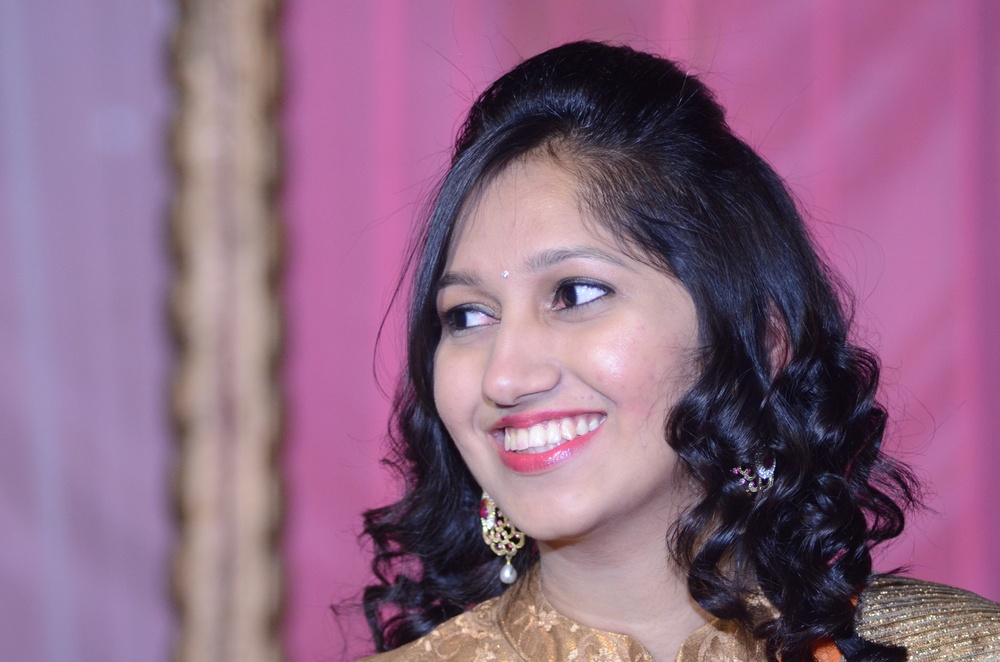
#> input picture sketcher/gudia.JPG, 1000 x 662 px, shrunk from 4928 x 3264 before the run
$ python adaptivethreshold.py
#> lines starting #> are read from the running program, lines starting #| are printed output that depends on the picture; after the words box and inside, x2 and y2 are one past the last pixel; in counts of white or black regions, pixels touching at a corner belong together
import cv2
import numpy as np
from matplotlib import pyplot as plt

i = cv2.imread('gudia.JPG',0);
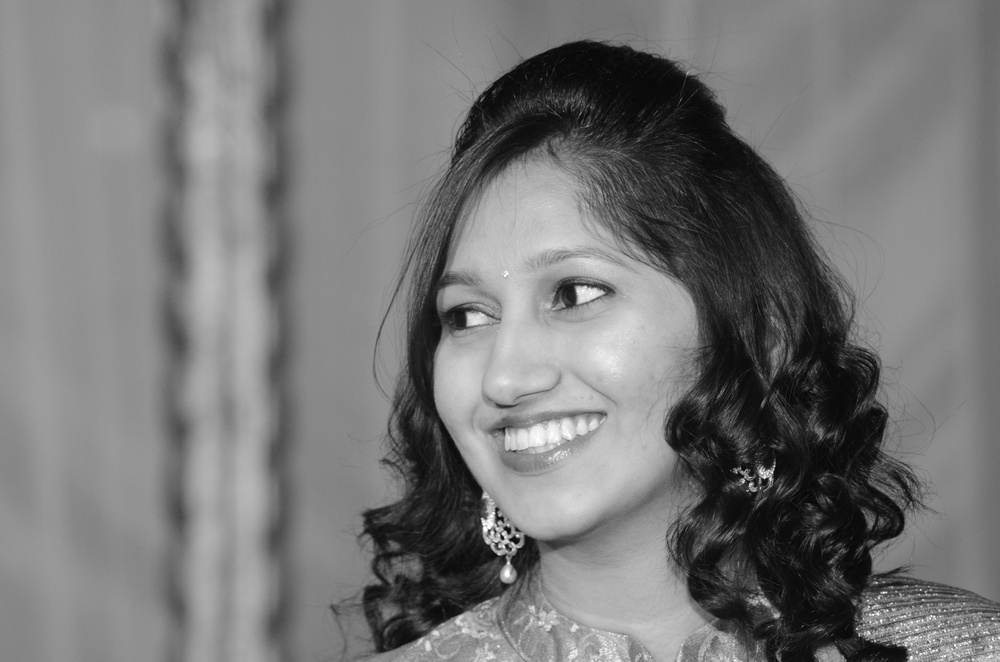
#> i: shape (662, 1000); min 4, max 255, mean 118.7

i = cv2.medianBlur(i,5);

ret,th1 = cv2.threshold(i,127,255,cv2.THRESH_BINARY);
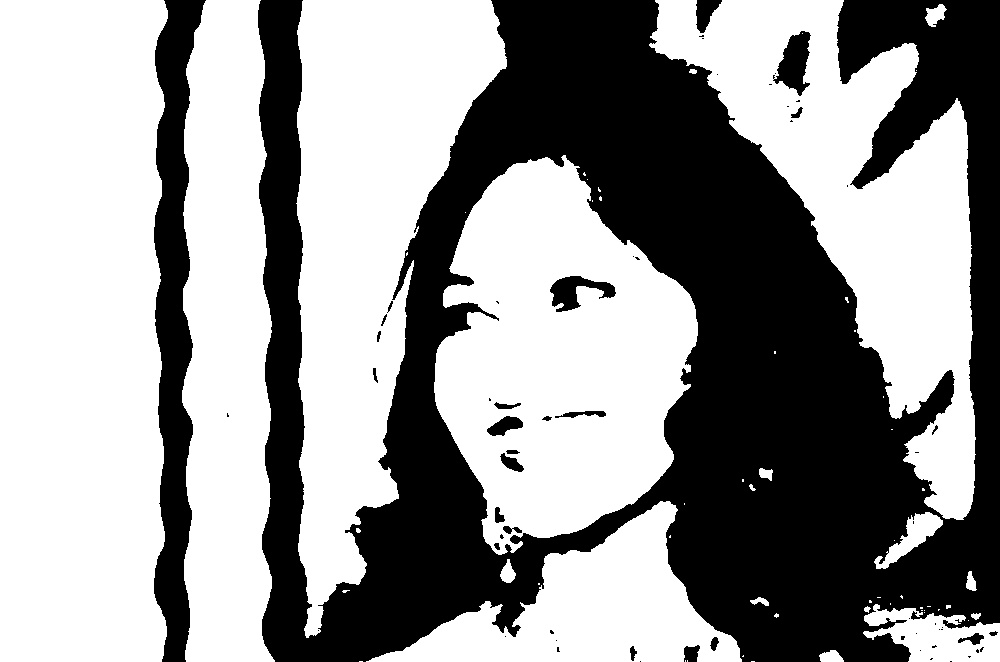
#> th1: shape (662, 1000); 59.3% white; 62 black regions (37 under 20 px), largest, box (x1, y1, x2, y2) and area: (258, 0, 1000, 662) 245416, (154, 0, 206, 662) 18818, (773, 31, 811, 96) 1377

th2 = cv2.adaptiveThreshold(i,255,cv2.ADAPTIVE_THRESH_MEAN_C,cv2.THRESH_BINARY,11,2);
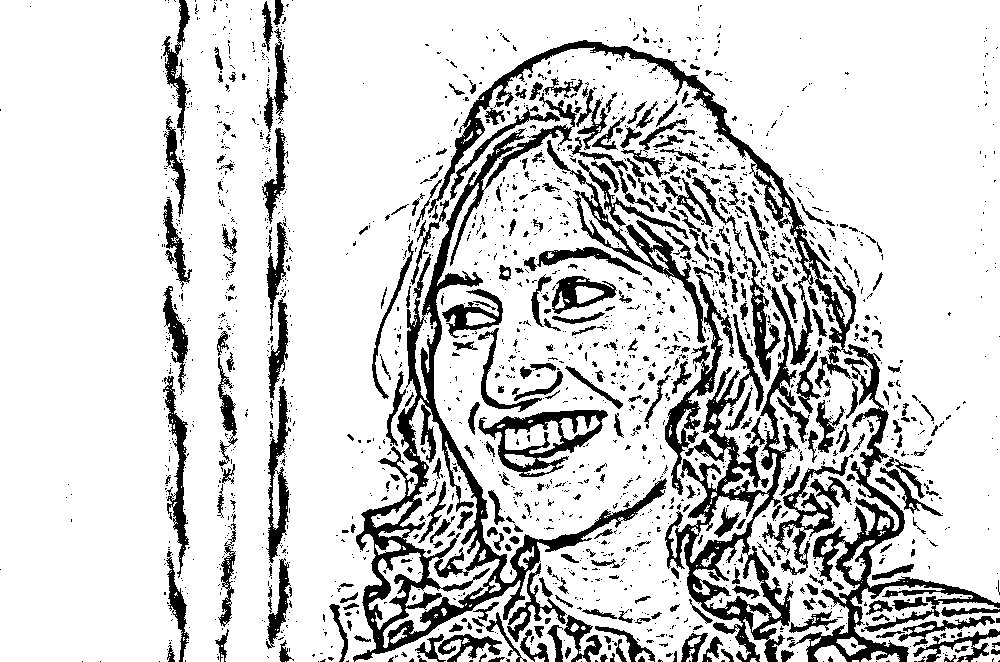
#> th2: shape (662, 1000); 82.2% white; 1988 black regions (1587 under 20 px), largest, box (x1, y1, x2, y2) and area: (428, 40, 856, 662) 19710, (353, 93, 667, 662) 18096, (787, 344, 1000, 662) 8441

th3 = cv2.adaptiveThreshold(i,255,cv2.ADAPTIVE_THRESH_GAUSSIAN_C,cv2.THRESH_BINARY,11,2);
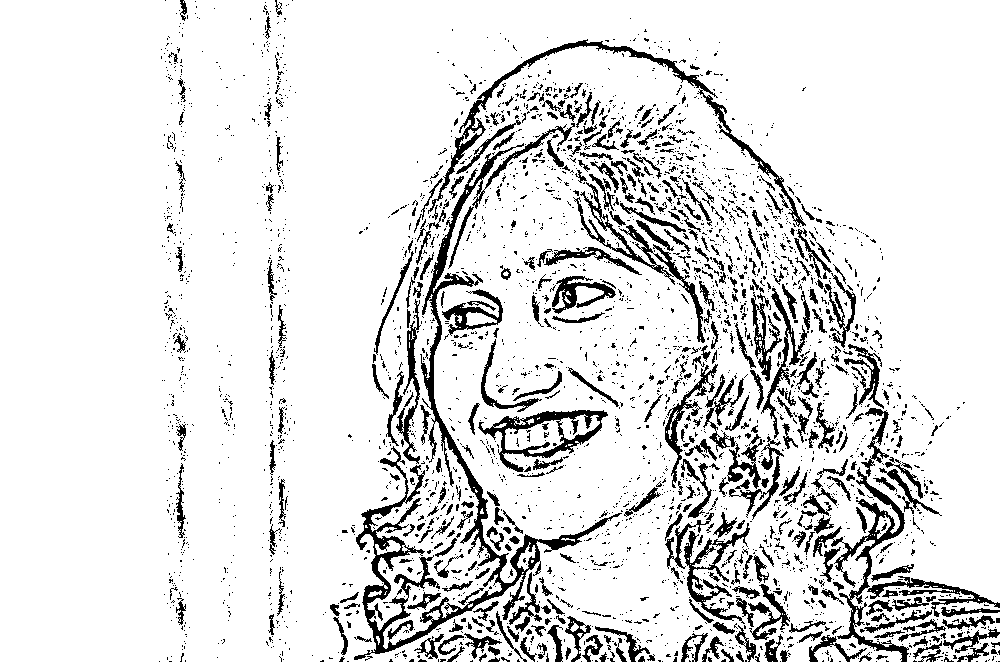
#> th3: shape (662, 1000); 88.1% white; 3336 black regions (2866 under 20 px), largest, box (x1, y1, x2, y2) and area: (354, 123, 622, 660) 10453, (428, 39, 806, 227) 3171, (813, 467, 909, 662) 2730

titles = ['original','Global thresholdinng','Mean thresholding','Gaussian thresholding'];

images = [i, th1, th2, th3];

for j in xrange(4):
	plt.subplot(2,2,j+1);
	plt.imshow(images[j]);
	plt.title(titles[j]);
	plt.xticks([]);
	plt.yticks([]);

plt.show();

$ run again, with sketcher/DSC_5328.JPG copied over sketcher/gudia.JPG
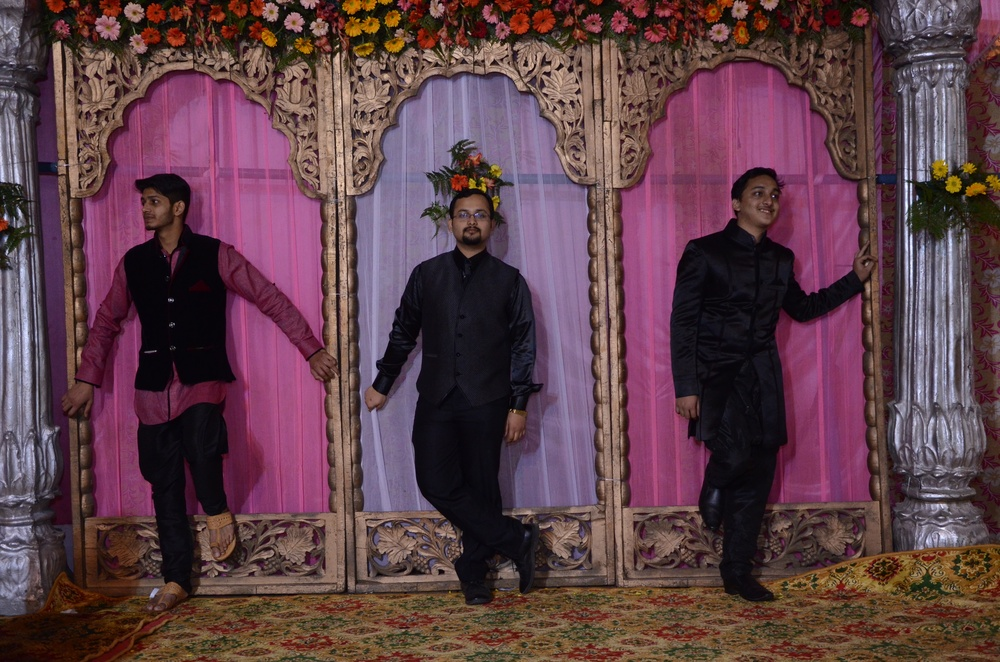
#> input picture sketcher/DSC_5328.JPG, 1000 x 662 px, shrunk from 4928 x 3264 before the run
#> `ret,th1 = cv2.threshold(i,127,255,cv2.THRESH_BINARY);`:
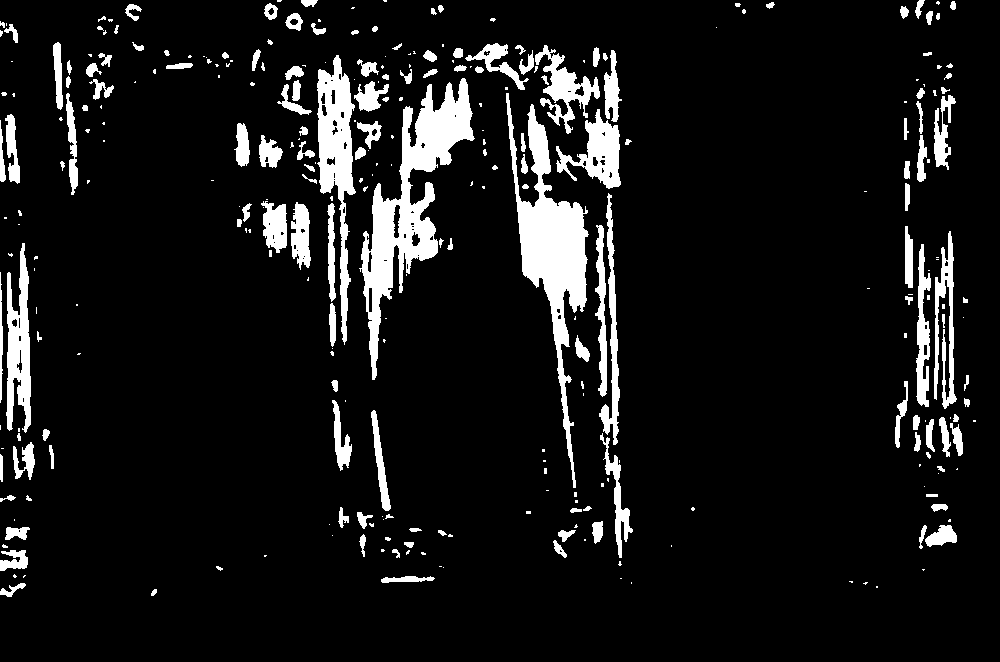
#> th1: shape (662, 1000); 9.1% white; 313 white regions (157 under 20 px), largest, box (x1, y1, x2, y2) and area: (359, 78, 475, 380) 9915, (506, 93, 589, 488) 8986, (317, 55, 356, 345) 4687
#> th2: shape (662, 1000); 61.8% white; 1934 black regions (1178 under 20 px), largest, box (x1, y1, x2, y2) and area: (0, 0, 689, 624) 75130, (670, 0, 1000, 602) 40751, (364, 82, 720, 609) 21131
#> `th3 = cv2.adaptiveThreshold(i,255,cv2.ADAPTIVE_THRESH_GAUSSIAN_C,cv2.T..`:
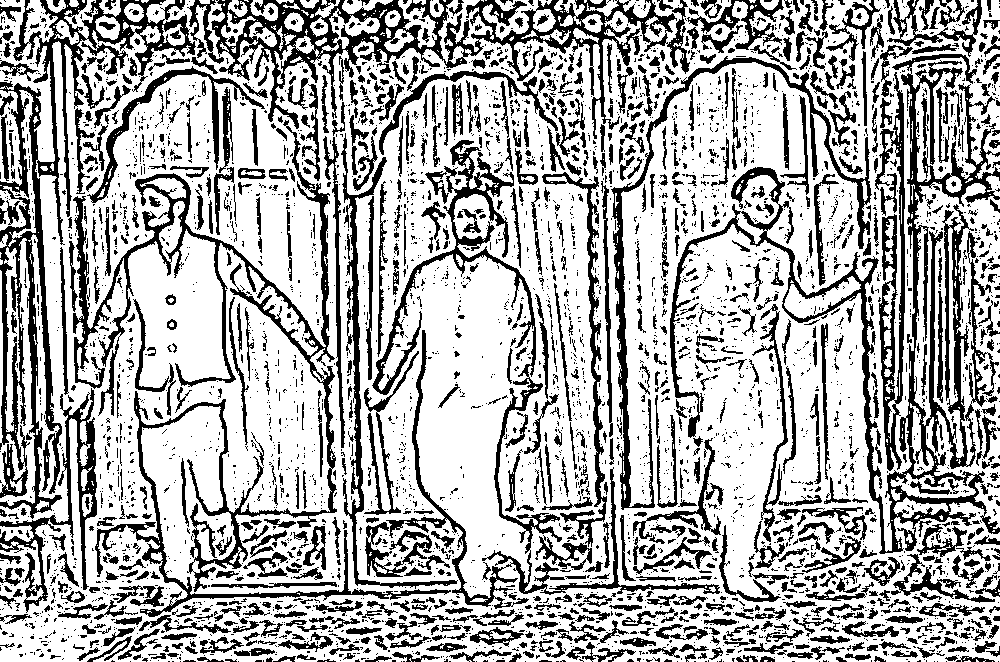
#> th3: shape (662, 1000); 68.8% white; 4226 black regions (3230 under 20 px), largest, box (x1, y1, x2, y2) and area: (670, 54, 1000, 554) 20132, (73, 120, 451, 617) 15604, (0, 0, 196, 519) 15307

$ run again, with sketcher/bros.JPG copied over sketcher/gudia.JPG
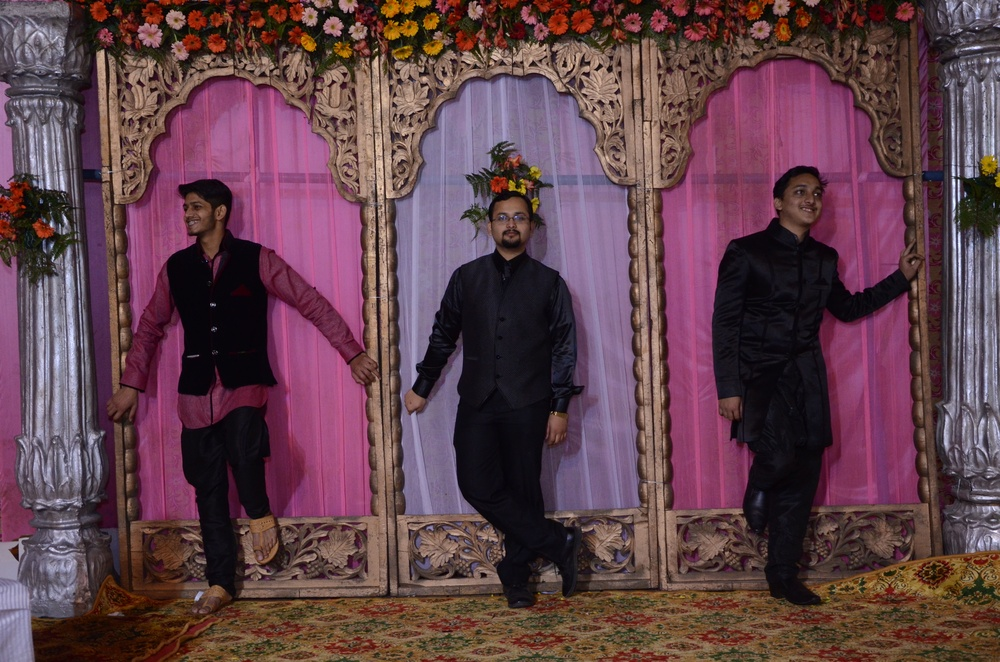
#> input picture sketcher/bros.JPG, 1000 x 662 px, shrunk from 4928 x 3264 before the run
#> `ret,th1 = cv2.threshold(i,127,255,cv2.THRESH_BINARY);`:
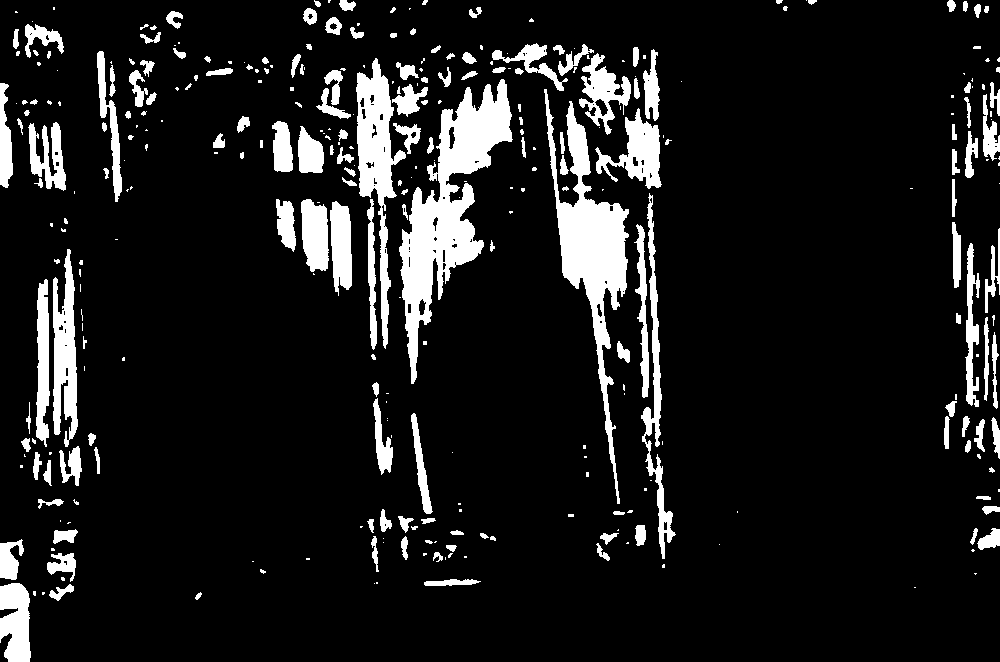
#> th1: shape (662, 1000); 11% white; 338 white regions (165 under 20 px), largest, box (x1, y1, x2, y2) and area: (399, 79, 513, 384) 11691, (544, 89, 629, 504) 9007, (356, 58, 406, 349) 4991
#> th2: shape (662, 1000); 62.1% white; 1966 black regions (1221 under 20 px), largest, box (x1, y1, x2, y2) and area: (0, 0, 918, 662) 112058, (712, 0, 1000, 617) 29096, (764, 305, 845, 606) 3648
#> `th3 = cv2.adaptiveThreshold(i,255,cv2.ADAPTIVE_THRESH_GAUSSIAN_C,cv2.T..`:
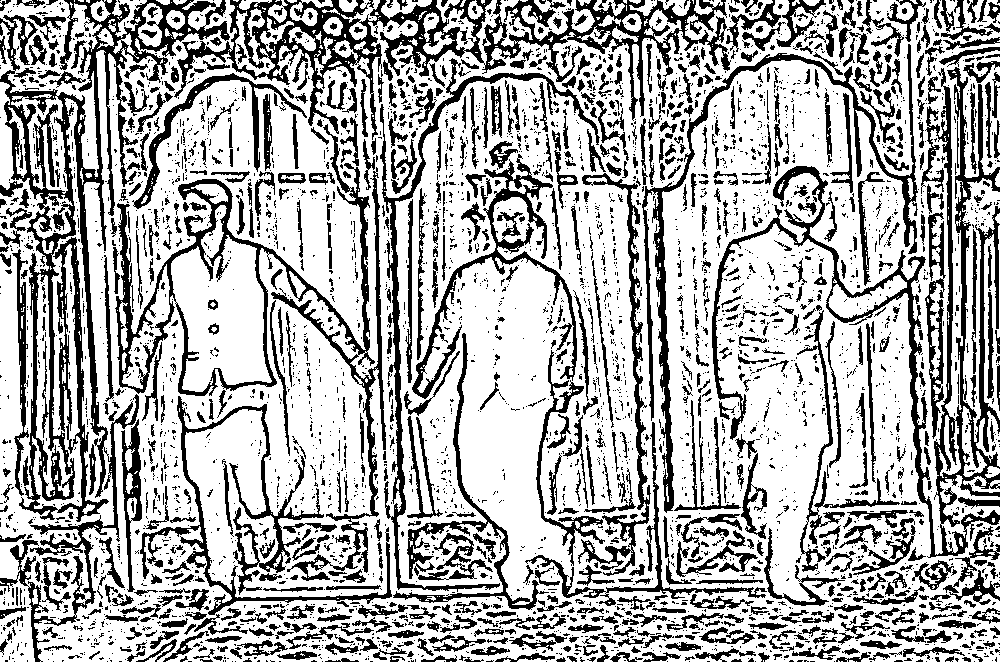
#> th3: shape (662, 1000); 69% white; 4149 black regions (3208 under 20 px), largest, box (x1, y1, x2, y2) and area: (0, 0, 230, 662) 24241, (174, 0, 731, 140) 16289, (712, 67, 1000, 558) 15473

$ run again, with sketcher/bros3.JPG copied over sketcher/gudia.JPG
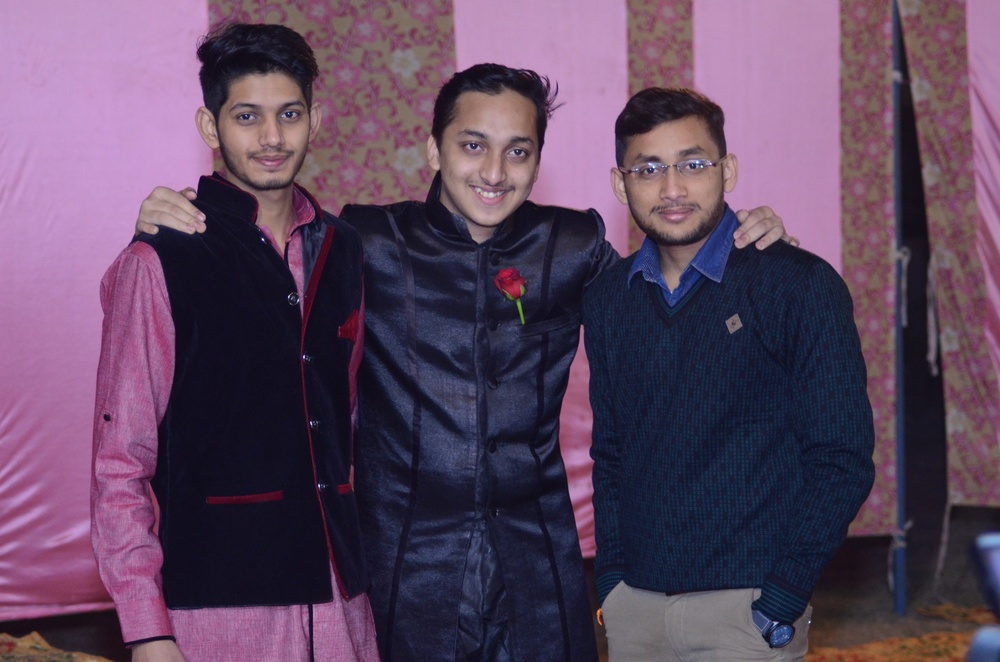
#> input picture sketcher/bros3.JPG, 1000 x 662 px, shrunk from 4928 x 3264 before the run
#> `ret,th1 = cv2.threshold(i,127,255,cv2.THRESH_BINARY);`:
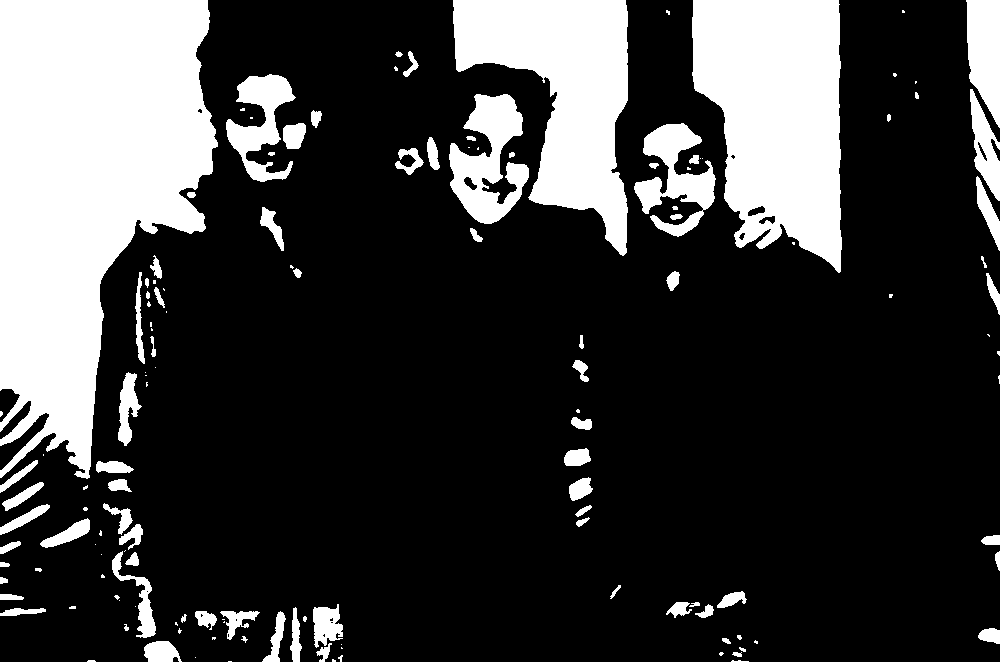
#> th1: shape (662, 1000); 23.8% white; 141 white regions (58 under 20 px), largest, box (x1, y1, x2, y2) and area: (0, 0, 218, 479) 68676, (692, 0, 842, 273) 30870, (453, 0, 628, 256) 23568
#> th2: shape (662, 1000); 73.9% white; 2459 black regions (1660 under 20 px), largest, box (x1, y1, x2, y2) and area: (0, 0, 948, 662) 60552, (475, 261, 620, 662) 8533, (839, 0, 890, 274) 4470
#> `th3 = cv2.adaptiveThreshold(i,255,cv2.ADAPTIVE_THRESH_GAUSSIAN_C,cv2.T..`:
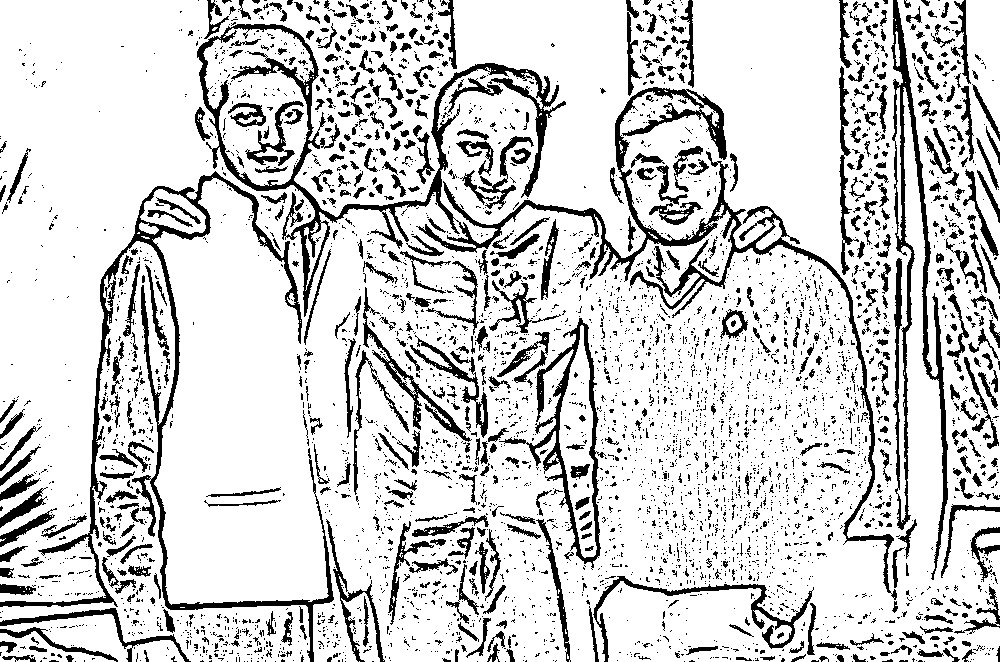
#> th3: shape (662, 1000); 82.4% white; 4414 black regions (3756 under 20 px), largest, box (x1, y1, x2, y2) and area: (197, 24, 897, 600) 19161, (0, 171, 334, 662) 9379, (891, 0, 948, 580) 6453
